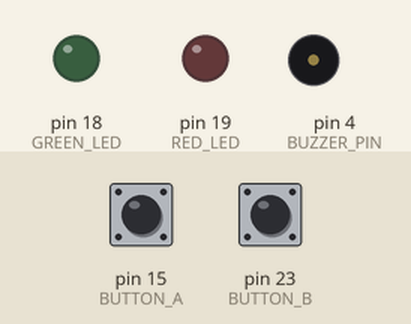
Bench run of a sketch on a simulated Arduino Mega 2560, built with avr-gcc and run on an emulated ATmega2560. Shown: output pins drawn as LEDs (lit = HIGH), buzzer (waves = sounding). The test bench sets the inputs (shaded band); at power-on: pin 15 (BUTTON_A) HIGH, pin 23 (BUTTON_B) HIGH.

Above: at 1.2 s.
1.3 s: pin 15 (BUTTON_A) pulled LOW for 0.15 s
At 1.38 s:
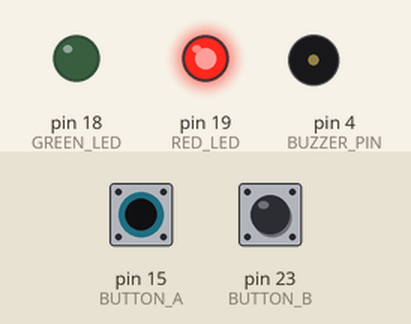
2.9 s: pin 15 (BUTTON_A) pulled LOW for 3.2 s
At 7.2 s:
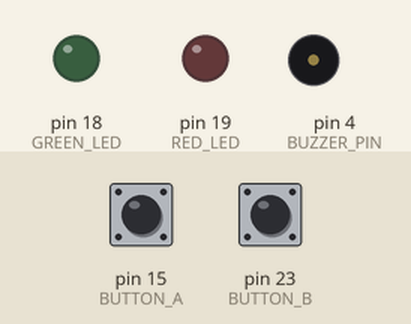
7.6 s: pin 23 (BUTTON_B) pulled LOW for 3.2 s
At 8.4 s:
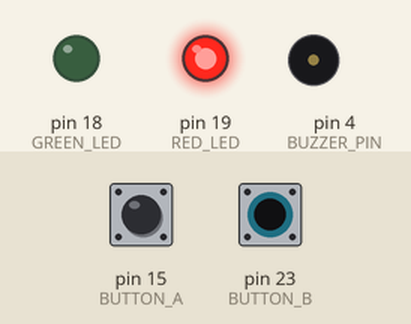
12.3 s: pin 15 (BUTTON_A) driven LOW and pin 23 (BUTTON_B) driven LOW
At 13.4 s:
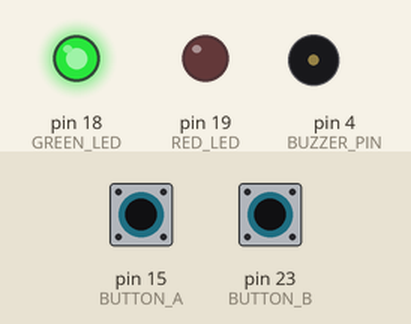
13.9 s: pin 15 (BUTTON_A) driven HIGH
At 14.6 s:
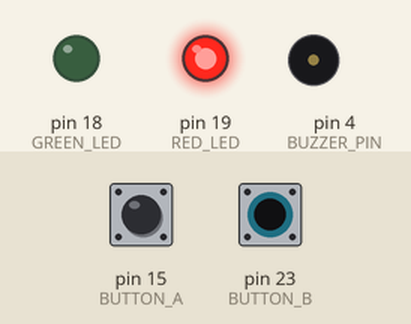
15.4 s: pin 23 (BUTTON_B) driven HIGH
At 15.8 s:
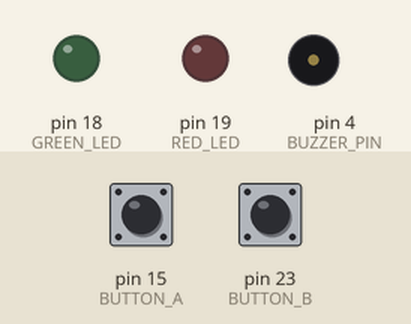
Timing chart, 0 to 17.9 s (numbered marks = the images above; inputs shaded):
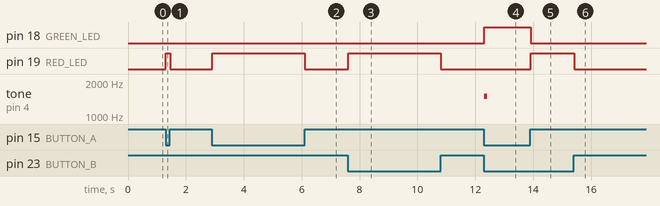

Measured:
- after the input at 1.3 s, pin 19 (RED_LED): LOW → HIGH at once, → LOW 0.16 s later
- after the input at 2.9 s, pin 19 (RED_LED): LOW → HIGH at once, → LOW 3.2 s later
- after the input at 7.6 s, pin 19 (RED_LED): LOW → HIGH at once, → LOW 3.2 s later
- after the input at 12.3 s, pin 18 (GREEN_LED): LOW → HIGH at once; tone on pin 4 (BUZZER_PIN): silent → 1500 Hz at once, → silent 0.10 s later
- after the input at 13.9 s, pin 18 (GREEN_LED): HIGH → LOW at once; pin 19 (RED_LED): LOW → HIGH at once
- after the input at 15.4 s, pin 19 (RED_LED): HIGH → LOW at once

The sketch:

practice_3_machine_beep.ino
```cpp
// Chapter 6, Practice 3 - Machine Beep
// E6.4 with a short beep every time the machine switches ON.

const int BUTTON_A   = 15;
const int BUTTON_B   = 23;
const int GREEN_LED  = 18;
const int RED_LED    = 19;
const int BUZZER_PIN = 4;

bool wasOn = false;    // was the machine on in the previous loop?

void setup() {
  Serial.begin(115200);
  pinMode(BUTTON_A, INPUT_PULLUP);
  pinMode(BUTTON_B, INPUT_PULLUP);
  pinMode(GREEN_LED, OUTPUT);
  pinMode(RED_LED, OUTPUT);
}

void loop() {
  bool aPressed = (digitalRead(BUTTON_A) == LOW);
  bool bPressed = (digitalRead(BUTTON_B) == LOW);
  bool isOn = aPressed && bPressed;

  if (isOn && !wasOn) {                 // it has JUST switched on
    tone(BUZZER_PIN, 1500, 100);
  }

  if (isOn) {
    digitalWrite(GREEN_LED, HIGH);
    digitalWrite(RED_LED, LOW);
  } else if (aPressed || bPressed) {
    digitalWrite(GREEN_LED, LOW);
    digitalWrite(RED_LED, HIGH);
  } else {
    digitalWrite(GREEN_LED, LOW);
    digitalWrite(RED_LED, LOW);
  }

  wasOn = isOn;
  delay(20);
}
```
